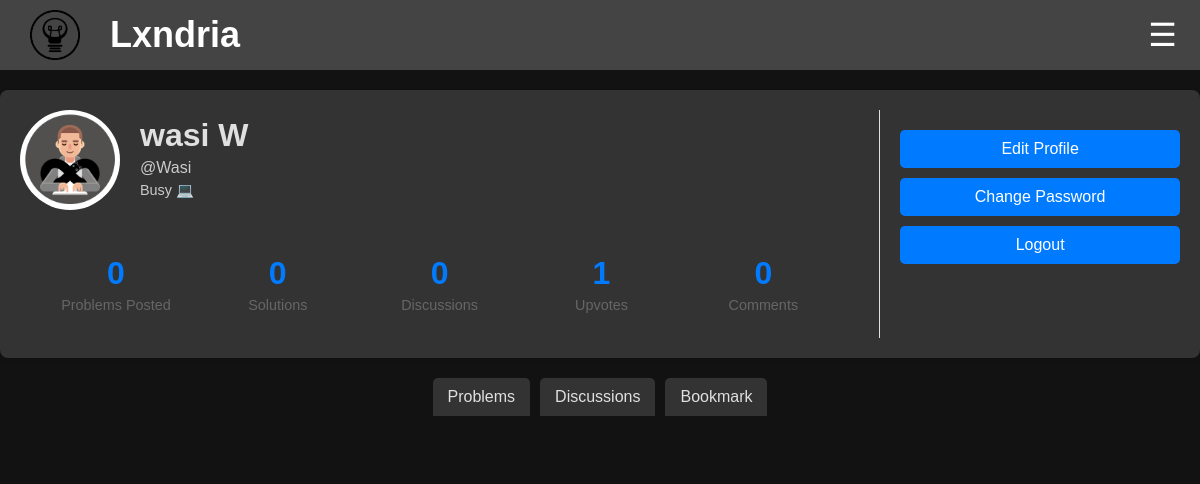
Page /account (signed in) on the earlier database version.
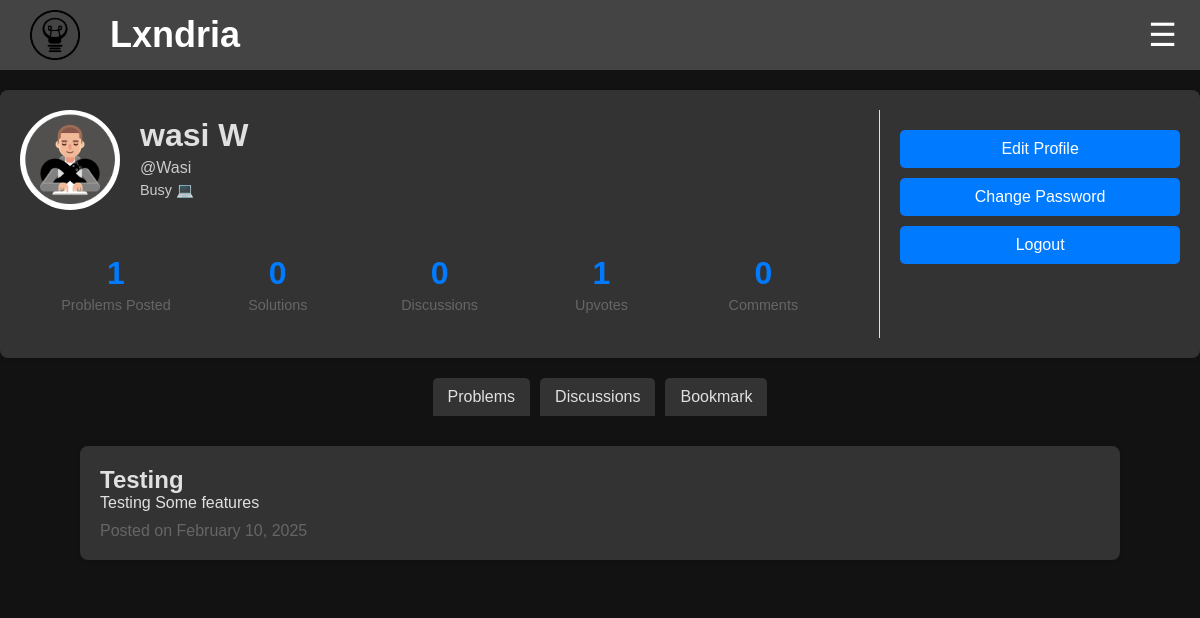
Same page on the later database version.
### app/models.py (models this page shows, shortened)
class Profile(db.Model):
    __tablename__ = "profile"
    __table_args__ = {"extend_existing": True}
    username = db.Column(db.String(80), db.ForeignKey('user.username'), primary_key=True)  # Primary + Foreign Key
    user = db.relationship('User', backref=db.backref('profile', uselist=False, cascade="all, delete-orphan"))
    profile_pic = db.Column(db.String(255), default="/images/default-profile.jpg")
    bio = db.Column(db.Text, default="This user has not set a bio yet.")
    problems_posted = db.Column(db.Integer, default=0)
    solutions = db.Column(db.Integer, default=0)
    discussions = db.Column(db.Integer, default=0)
    upvotes = db.Column(db.Integer, default=0)
    comments = db.Column(db.Integer, default=0)
    created_at = db.Column(db.DateTime, default=datetime.utcnow)
    updated_at = db.Column(db.DateTime, onupdate=datetime.utcnow)
    @property
    def name(self):
        return self.user.name if self.user else None

class User(db.Model, UserMixin): # create a User class to store user information
    __tablename__ = "user"
    __table_args__ = {"extend_existing": True}  # Allow modifications to the table
    id = db.Column(db.Integer, primary_key=True)
    username = db.Column(db.String(80), unique=True, nullable=False)
    name = db.Column(db.String(80), nullable=False)
    password_hash = db.Column(db.String(120), nullable=False)
    email = db.Column(db.String(120), unique=True, nullable=False)
    created_at = db.Column(db.DateTime, default=datetime.utcnow)
    updated_at = db.Column(db.DateTime, onupdate=datetime.utcnow)

class Problem(db.Model):
    __tablename__ = "problem"
    __table_args__ = {"extend_existing": True}
    id = db.Column(db.Integer, primary_key=True, autoincrement=True)
    title = db.Column(db.String(100), nullable=False)
    topic = db.Column(db.String(30), nullable=False)
    attempts = db.Column(db.Integer, default=0)
    solved = db.Column(db.Integer, default=0)
    created_at = db.Column(db.DateTime, default=datetime.utcnow)
    updated_at = db.Column(db.DateTime, onupdate=datetime.utcnow)
    views = db.Column(db.Integer, default=0)
    author = db.Column(db.String(80), db.ForeignKey('user.username'))
    user = db.relationship('User', backref=db.backref('problems', cascade="all, delete-orphan"))
    content = db.Column(db.Text, nullable=False)
    encrypted_answer = db.Column(db.Text, nullable=False)
    __table_args__ = (
        CheckConstraint("topic IN ('Algebra', 'Geometry', 'Number Theory', 'Calculus', 'Logic', 'Classical Mechanics', 'Electricity and Magnetism', 'Computer Science', 'Quantitative Finance', 'Chemistry', 'Probability')", name="valid_topic_check"),
    )
    '''@property
    def content(self):
        path = os.getenv('UPLOAD_FOLDER')+f"/{self.author}/Problems/{self.id}.txt"
        with open(path, 'r') as file:
            content = file.read()
        for line in content.split("\n"):
            if "<<Answer: " in line:
                return content.replace(line, "")
    '''
    @property
    def reducedContent(self):
        FullContent = self.content
        if len(FullContent) > 500:
            return FullContent[:500] + "..."
        return FullContent
    @hybrid_property
    def needs_solution(self):
        solutions = Solutions.query.filter_by(problem_id=self.id).count()
        if solutions == 0:
            return True
        return False
    '''@property
    def encrypted_answer(self):
        path = os.getenv('UPLOAD_FOLDER')+f"/{self.author}/Problems/{self.id}.txt"
        with open(path, 'r') as file:
            content = file.read()
        for line in content.split("\n"):
            if "<<Answer: " in line:
                return line.replace("<<Answer: ", "").replace(">>", "")
    '''

### app/routes/account.py (the view)
@account_bp.route('/account')
def account():
    if not current_user.is_authenticated:
        return redirect(url_for('routes.auth.login'))
    profile = Profile.query.filter_by(username=current_user.username).first()
    problems = Problem.query.filter_by(author=current_user.username).order_by(Problem.created_at.desc()).all()
    discussions = Discussion.query.filter_by(author=current_user.username).order_by(Discussion.created_at.desc()).all()
    bookmarks = Bookmarks.query.filter_by(username=current_user.username).order_by(Bookmarks.created_at.desc()).all()
    return render_template('account.html', user=profile, problems=problems, stats=profile, discussions=discussions, bookmarks=bookmarks)

### app/models.py (called while the page is built)
    @property
    def reducedContent(self):
        FullContent = self.content
        if len(FullContent) > 500:
            return FullContent[:500] + "..."
        return FullContent

### app/routes/auth.py (called while the page is built)
@login_manager.user_loader
def load_user(user_id):
    return User.query.get(int(user_id))

### app/templates/account.html (shortened to what this page needs)
<!DOCTYPE html>
<html>
<head>
  <link rel="stylesheet" href="{{url_for('static', filename='css/profile.css')}}">
</head>
{%include 'banner.html'%}
<body>
    <div class="profile-container">
        <div class="profile-main">
          <div class="profile-header">
            <img src="{{url_for('static', filename=user.profile_pic)}}" alt="Profile Picture" class="profile-pic">
            <div class="profile-info">
              <h1>{{user.name}}</h1>
              <p>@{{user.username}}</p>
              <p class="profile-bio">{{user.bio}}</p>
            </div>
          </div>
          <div class="profile-stats">
            <div class="stat-item">
                <div class="stat-number">{{stats.problems_posted}}</div>
                <div class="stat-text">Problems Posted</div>
            </div>
            <div class="stat-item">
                <div class="stat-number">{{stats.solutions}}</div>
                <div class="stat-text">Solutions</div>
              </div>
              <div class="stat-item">
                <div class="stat-number">{{stats.discussions}}</div>
                <div class="stat-text">Discussions</div>
              </div>
              <div class="stat-item">
                <div class="stat-number">{{stats.upvotes}}</div>
                <div class="stat-text">Upvotes</div>
              </div>
              <div class="stat-item">
                <div class="stat-number">{{stats.comments}}</div>
                <div class="stat-text">Comments</div>
              </div>
            </div>
        </div>
        {% if user.username == current_user.username %}
        <div class="profile-sidebar">
          <div class="profile-options">
            <a href="/account/edit"><button>Edit Profile</button></a>
            <a href="/reset-password-2"><button >Change Password</button></a>
            <a href="/logout"><button>Logout</button></a>
          </div>
        </div>
        {% endif %}
      </div>
      <div class="Tabs">
        <button class="tab" onclick="openTab(event, 'Problems')">Problems</button>
        <button class="tab" onclick="openTab(event, 'Discussions')">Discussions</button>
        {% if user.username == current_user.username %}
        <button class="tab" onclick="openTab(event, 'Bookmark')">Bookmark</button>
        {% endif %}
      </div>
      <div class="TabContent" display="block" id = "Problems">
      {% for problem in problems %}
      <a href="/problem/{{problem.id}}">
        <div class="problem-post">
              <h2>{{problem.title}}</h2>
              <p>{{problem.reducedContent}}</p>
              <div class="date">Posted on {{problem.created_at.strftime('%B %d, %Y')}}</div>
        </div>
      </a>
      {% endfor %}
      </div>
</body>
</html>

### app/templates/banner.html (shortened to what this page needs)
<!DOCTYPE html>
<html>
<link rel="stylesheet" href="{{url_for('static', filename='css/banner.css')}}">
<header class="banner">
    <div class="logo-container">
      <img src="{{url_for('static', filename='Images/logo.png')}}" alt="Logo" class="logo">
      <span class="site-name"><a href="/">Lxndria</span></div></a>
      <div class="menu-container">
        <button class="menu-button" onclick="toggleMenu()">☰</button>
    </div>
  </header>
</html>

### app/static/css/profile.css (style rules this page uses)
body, h1, p { margin: 0; padding: 0; text-decoration: none; color: inherit; font-family: Arial, sans-serif; box-sizing: border-box; background-color: #121212; color: #f1f1f1; ; }
a { text-decoration: none; color: inherit; }
.profile-info h1, .profile-info p { font-family: 'Poppins', sans-serif; margin: 0; padding: 0; background-color: #333; color: #e0e0e0; }
.profile-container { display: flex; max-width: 1200px; margin: 20px auto; padding: 20px; background-color: #333; box-shadow: 0 2px 4px rgba(0, 0, 0, 0.1); border-radius: 8px; color: #e0e0e0; }
.profile-main { flex: 3; padding-right: 20px; }
.profile-sidebar { flex: 1; padding-left: 20px; border-left: 1px solid #e0e0e0; }
.profile-header { display: flex; align-items: center; margin-bottom: 20px; }
.profile-pic { width: 100px; height: 100px; border-radius: 50%; object-fit: cover; margin-right: 20px; }
.profile-info h1 { font-size: 2rem; margin: 0; }
.profile-info p { margin: 5px 0; color: #e0e0e0e0; }
.profile-bio { margin-top: 10px; font-size: 0.9rem; color: #444; }
.profile-stats { display: flex; justify-content: space-between; margin-top: 20px; padding: 15px; background-color: #333; border-radius: 8px; }
.stat-item { text-align: center; flex: 1; padding: 10px; }
.stat-number { font-size: 2rem; font-weight: 600; color: #007bff; margin-bottom: 5px; }
.stat-text { font-size: 0.9rem; color: #666; }
.profile-options { margin-top: 20px; }
.profile-options button { display: block; width: 100%; padding: 10px; margin-bottom: 10px; background-color: #007bff; color: #ffffff; border: none; border-radius: 5px; cursor: pointer; font-size: 1rem; transition: background-color 0.3s; }
.problem-post, .discussion-post { max-width: 1000px; margin: 10px auto; padding: 20px; background-color: #333; box-shadow: 0 2px 4px rgba(0, 0, 0, 0.1); border-radius: 8px; color: #e0e0e0; }
.problem-post h2, .discussion-post h2 { margin: 0; padding: 0; background-color: #333; color: #e0e0e0; }
.problem-post p, .discussion-post p { background-color: #333; color: #e0e0e0; }
.problem-post .date { margin-top: 10px; color: #666; }
.Tabs { display: flex; justify-content: center; margin-bottom: 0px; }
.Tabs button { background-color: #333; color: #e0e0e0; border: none; padding: 10px 15px; cursor: pointer; font-size: 1rem; border-radius: 5px 5px 0 0; transition: background-color 0.3s; }
.Tabs button:not(:last-child) { margin-right: 10px; }
.TabContent { display: none; padding: 20px; background-color: #121212; border-radius: 0 0 5px 5px; }

### app/static/css/banner.css (style rules this page uses)
body, h1, p { margin: 0; padding: 0; text-decoration: none; color: inherit; font-family: Arial, sans-serif; box-sizing: border-box; background-color: #121212; color: #f1f1f1; ; }
a { text-decoration: none; color: inherit; }
.banner { display: flex; justify-content: space-between; align-items: center; padding: 10px 10px; background-color: #444; color: white; position: sticky; top: 0; z-index: 1000; }
.logo-container { display: flex; align-items: center; }
.logo { width: 50px; height: 50px; margin-left: 20px; margin-right: 30px; }
.site-name { font-size: 2.25rem; font-family: 'Gill Sans', 'Gill Sans MT', Calibri, 'Trebuchet MS', sans-serif; font-weight: bold; }
.menu-container { position: relative; display: inline-block; }
.menu-button { padding: 15px; margin-right: 10px; background-color: #444; color: white; border: none; cursor: pointer; border-radius: 50%; width: 35px; height: 35px; text-align: center; font-size: 2rem; line-height: 1; display: flex; justify-content: center; align-items: center; }

Differences in the rows shown:
changed Profile "Wasi": problems_posted "0" → "1"
added Problem: title "Testing", reducedContent "Testing Some features", created_at "February 10, 2025"
